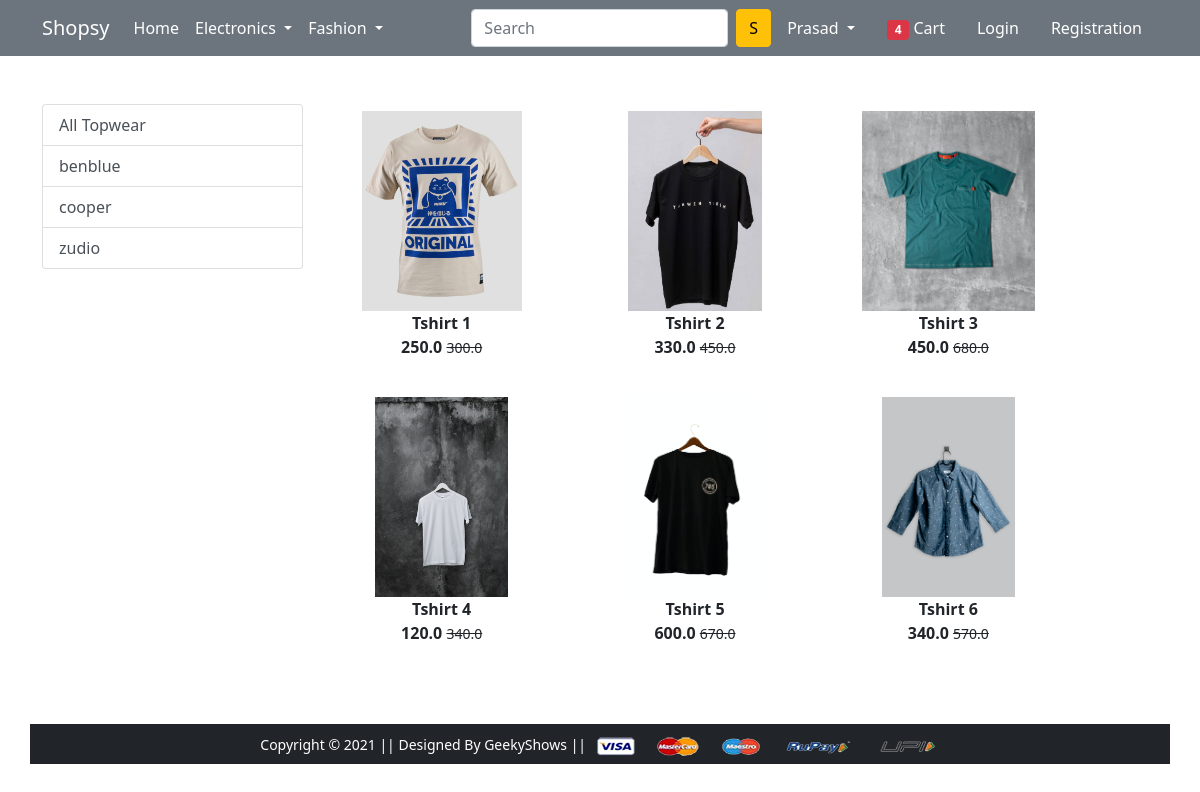
Screenshot of /topwear/ with the database file from the repository.
### app/models.py (models this page shows, shortened)
class Product(models.Model):
    title=models.CharField(max_length=200)
    selling_price=models.FloatField()
    discounted_price=models.FloatField()
    description=models.TextField()
    brand=models.CharField(max_length=50)
    catagory=models.CharField(choices=CATAGORY_CHOICE,max_length=2)
    product_image=models.ImageField(upload_to='myimage')

### app/views.py (the view)
# urls.py: path('topwear/',views.topwear,name='topwear'),
def topwear(request,data=None):
    if data==None:
        topwear=Product.objects.filter(catagory='TW')
    elif data=='benblue' or data=='cooper' or data=='zudio':
        topwear=Product.objects.filter(catagory='TW').filter(brand=data)
    return render(request,'app/topwear.html',{'topwear':topwear})

### app/templates/app/topwear.html (shortened to what this page needs)
{% extends 'app/base.html' %}
{% load static %}
{% block main-content %}
<div class="container my-5">
    <div class="row">
        <div class="col-sm-3">
            <div class="list-group">
                <a href="{% url 'topwear' %}" class="list-group-item list-group-item-action" aria-current="true">All Topwear</a>
                <a href="{% url 'topweardata' 'benblue' %}" class="list-group-item list-group-item-action" aria-current="true">benblue</a>
                <a href="{% url 'topweardata' 'cooper' %}" class="list-group-item list-group-item-action" aria-current="true">cooper</a>
                <a href="{% url 'topweardata' 'zudio' %}" class="list-group-item list-group-item-action" aria-current="true">zudio</a>
            </div>
        </div>
        <div class="col-sm-8">
            <div class="row">
                {% for product in topwear %}
                    <div class="col-sm-4 text-center mb-4">
                        <a href="{% url 'product-detail' product.id %}" class="btn">
                            <div class="item">
                                <img src="{{product.product_image.url}}" alt="" height="200">
                                <div class="fw-bold">{{product.title}}</div>
                                <div class="fw-bold">{{product.discounted_price}}
                                <small class="fw-light text-decoration-line-through">{{product.selling_price}}</small></div>
                            </div>
                        </a>
                    </div>
                {% endfor %}
            </div>
        </div>
{% endblock main-content %}

### rows the page displays
Product: product_image (picture), title "Tshirt 1", discounted_price "250.0", selling_price "300.0"
Product: product_image (picture), title "Tshirt 2", discounted_price "330.0", selling_price "450.0"
Product: product_image (picture), title "Tshirt 3", discounted_price "450.0", selling_price "680.0"
Product: product_image (picture), title "Tshirt 4", discounted_price "120.0", selling_price "340.0"
Product: product_image (picture), title "Tshirt 5", discounted_price "600.0", selling_price "670.0"
Product: product_image (picture), title "Tshirt 6", discounted_price "340.0", selling_price "570.0"
